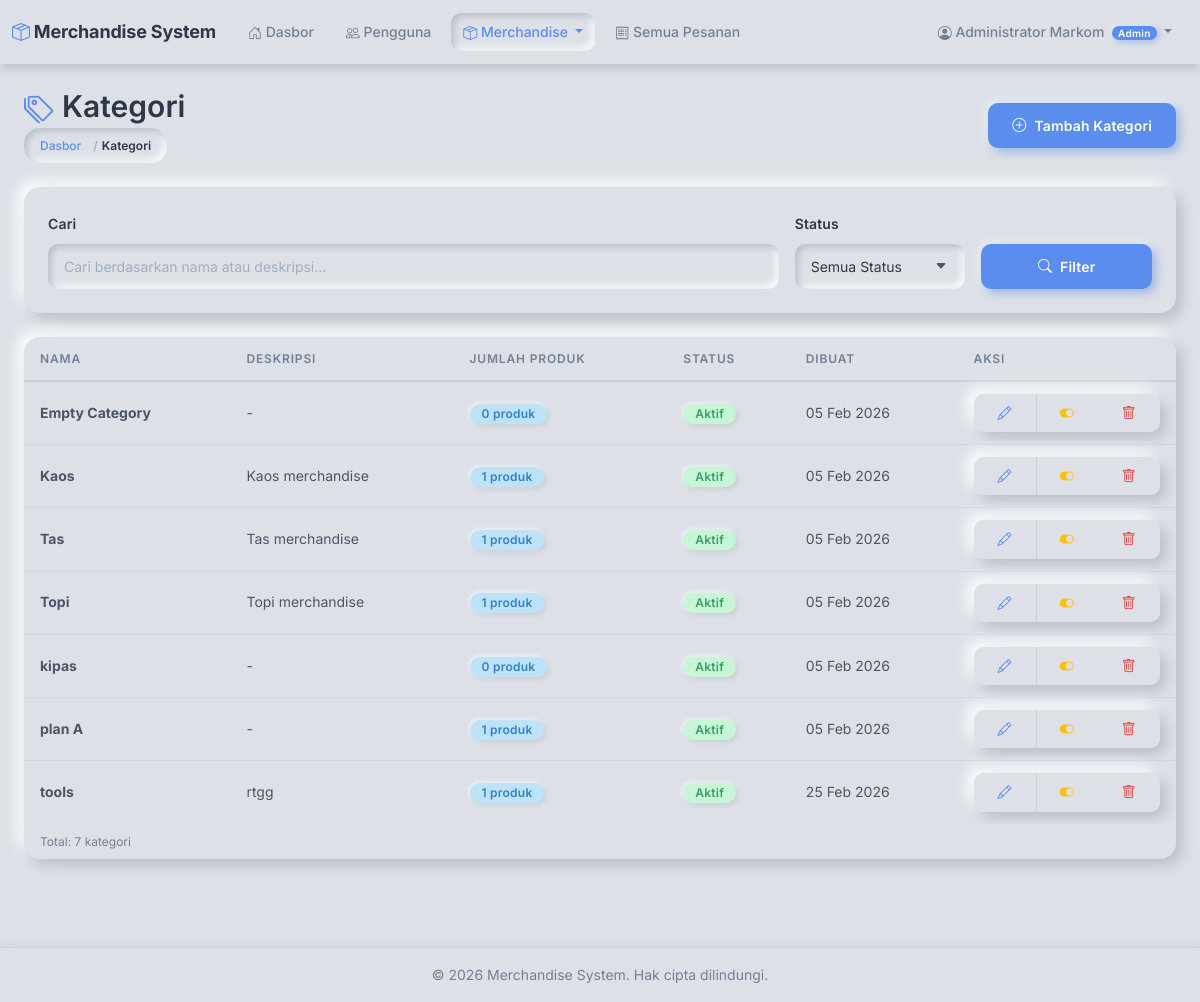
Page /merchandise/categories/ (signed in) on the committed database.
### accounts/models.py (models this page shows, shortened)
class User(AbstractUser):
    class Role(models.TextChoices):
        ADMIN = 'ADMIN', 'Admin (Markom)'
        SALES = 'SALES', 'Sales'
    role = models.CharField(
        max_length=10,
        choices=Role.choices,
        default=Role.SALES,
        help_text='User role: ADMIN for Markom, SALES for sales team'
    )
    full_name = models.CharField(
        max_length=255,
        help_text='Full name of the user'
    )
    phone = models.CharField(
        max_length=20,
        blank=True,
        help_text='Phone number'
    )
    class Meta:
        db_table = 'users'
        verbose_name = 'User'
        verbose_name_plural = 'Users'
        ordering = ['-date_joined']
    @property
    def is_admin(self):
        return self.role == self.Role.ADMIN
    @property
    def is_sales(self):
        return self.role == self.Role.SALES

### merchandise/models.py (models this page shows, shortened)
class Category(models.Model):
    name = models.CharField(
        max_length=100,
        unique=True,
        help_text='Category name (must be unique)'
    )
    description = models.TextField(
        blank=True,
        help_text='Category description'
    )
    is_active = models.BooleanField(
        default=True,
        help_text='Active status (soft delete)'
    )
    created_at = models.DateTimeField(auto_now_add=True)
    updated_at = models.DateTimeField(auto_now=True)
    class Meta:
        db_table = 'categories'
        verbose_name = 'Category'
        verbose_name_plural = 'Categories'
        ordering = ['name']
    def delete(self, using=None, keep_parents=False):
        """
        Soft delete: set is_active to False instead of deleting
        Prevent deletion if merchandise still exists
        """
        if self.merchandise_set.exists():
            raise ValidationError(
                'Cannot delete category with existing merchandise. '
                'Please deactivate or move merchandise first.'
            )
        self.is_active = False
        self.save()
    @property
    def merchandise_count(self):
        return self.merchandise_set.filter(is_active=True).count()

### merchandise/views.py (the view)
# urls.py: path('categories/', views.category_list, name='category_list'),
@admin_required
def category_list(request):
    search_query = request.GET.get('search', '')
    status_filter = request.GET.get('status', '')
    categories = Category.objects.all()
    if search_query:
        categories = categories.filter(
            Q(name__icontains=search_query) |
            Q(description__icontains=search_query)
        )
    if status_filter == 'active':
        categories = categories.filter(is_active=True)
    elif status_filter == 'inactive':
        categories = categories.filter(is_active=False)
    context = {
        'categories': categories,
        'search_query': search_query,
        'status_filter': status_filter
    }
    return render(request, 'merchandise/category_list.html', context)

### orders/context_processors.py (called while the page is built)
def cart_context(request):
    if request.user.is_authenticated and hasattr(request.user, 'is_sales') and request.user.is_sales:
        cart = Cart(request)
        return {
            'navbar_cart_total': cart.get_total_quantity(),
            'navbar_cart_unique': cart.get_total_unique(),
        }
    return {
        'navbar_cart_total': 0,
        'navbar_cart_unique': 0,
    }

### templates/merchandise/category_list.html (shortened to what this page needs)
{% extends 'base.html' %}
{% block content %}
<div class="container-fluid">
    <div class="row mb-4 align-items-center">
        <div class="col">
            <h2 class="mb-1"><i class="bi bi-tags me-2" style="color: var(--color-accent);"></i>Kategori</h2>
            <nav aria-label="breadcrumb">
                <ol class="breadcrumb mb-0">
                    <li class="breadcrumb-item"><a href="{% url 'dashboard:home' %}">Dasbor</a></li>
                    <li class="breadcrumb-item active">Kategori</li>
                </ol>
            </nav>
        </div>
        <div class="col-12 col-md-auto mt-3 mt-md-0">
            <a href="{% url 'merchandise:category_create' %}" class="btn btn-primary w-100 w-md-auto">
                <i class="bi bi-plus-circle"></i> Tambah Kategori
            </a>
        </div>
    </div>
    <div class="card mb-4">
        <div class="card-body">
            <form method="get" class="row g-3">
                <div class="col-md-8">
                    <label class="form-label">Cari</label>
                    <input type="text" name="search" class="form-control" placeholder="Cari berdasarkan nama atau deskripsi..." value="{{ search_query }}">
                </div>
                <div class="col-md-2">
                    <label class="form-label">Status</label>
                    <select name="status" class="form-select">
                        <option value="">Semua Status</option>
                    </select>
                </div>
                <div class="col-md-2 d-flex align-items-end gap-2">
                    <button type="submit" class="btn btn-primary flex-fill">
                        <i class="bi bi-search"></i> Filter
                    </button>
                </div>
            </form>
        </div>
    </div>
    <div class="card">
        <div class="card-body p-0">
            {% if categories %}
            <div class="table-responsive">
                <table class="table table-hover mb-0">
                    <thead>
                        <tr>
                            <th>Nama</th>
                            <th class="d-none d-md-table-cell">Deskripsi</th>
                            <th>Jumlah Produk</th>
                            <th>Status</th>
                            <th class="d-none d-sm-table-cell">Dibuat</th>
                            <th style="width: 140px;">Aksi</th>
                        </tr>
                    </thead>
                    <tbody>
                        {% for category in categories %}
                        <tr>
                            <td><strong>{{ category.name }}</strong></td>
                            <td class="d-none d-md-table-cell">{{ category.description|truncatewords:10|default:"-" }}</td>
                            <td>
                                <span class="badge bg-info">{{ category.merchandise_count }} produk</span>
                            </td>
                            <td>
                                {% if category.is_active %}
                                <span class="badge bg-success">Aktif</span>
                                {% else %}
                                <span class="badge bg-secondary">Nonaktif</span>
                                {% endif %}
                            </td>
                            <td class="d-none d-sm-table-cell">{{ category.created_at|date:"d M Y" }}</td>
                            <td>
                                <div class="btn-group btn-group-sm">
                                    <a href="{% url 'merchandise:category_edit' category.pk %}"
                                       class="btn btn-outline-primary" title="Edit Kategori">
                                        <i class="bi bi-pencil"></i>
                                    </a>
                                    <a href="{% url 'merchandise:category_toggle_active' category.pk %}"
                                       class="btn {% if category.is_active %}btn-outline-warning{% else %}btn-outline-success{% endif %}"
                                       title="{% if category.is_active %}Nonaktifkan{% else %}Aktifkan{% endif %}">
                                        <i class="bi {% if category.is_active %}bi-toggle-on{% else %}bi-toggle-off{% endif %}"></i>
                                    </a>
                                    <a href="{% url 'merchandise:category_delete' category.pk %}"
                                       class="btn btn-outline-danger" title="Hapus Kategori">
                                        <i class="bi bi-trash"></i>
                                    </a>
                                </div>
                            </td>
                        </tr>
                        {% endfor %}
                    </tbody>
                </table>
            </div>
            <div class="text-muted px-3 py-2" style="font-size: var(--text-xs);">
                Total: {{ categories.count }} kategori
            </div>
            {% endif %}
        </div>
    </div>
</div>
{% endblock %}

### templates/base.html (shortened to what this page needs)
<!DOCTYPE html>
<html lang="id">
<head>
    <link href="https://cdn.jsdelivr.net/npm/bootstrap@5.3.0/dist/css/bootstrap.min.css" rel="stylesheet">
    <link rel="stylesheet" href="https://cdn.jsdelivr.net/npm/bootstrap-icons@1.11.0/font/bootstrap-icons.css">
    {% load static %}
    <link rel="stylesheet" href="{% static 'css/custom.css' %}">
</head>
<body>
    {% if user.is_authenticated %}
    <nav class="navbar navbar-expand-lg">
        <div class="container-fluid">
            <a class="navbar-brand" href="{% url 'dashboard:home' %}">
                <i class="bi bi-box-seam me-1" style="color: var(--color-accent);"></i>Merchandise System
            </a>
            <div class="collapse navbar-collapse" id="navbarNav">
                <ul class="navbar-nav me-auto">
                    <li class="nav-item">
                        <a class="nav-link {% if request.resolver_match.app_name == 'dashboard' %}active{% endif %}"
                           href="{% url 'dashboard:home' %}">
                            <i class="bi bi-house-door"></i> Dasbor
                        </a>
                    </li>
                    {% if user.is_admin %}
                    <li class="nav-item">
                        <a class="nav-link {% if request.resolver_match.app_name == 'accounts' %}active{% endif %}"
                           href="{% url 'accounts:user_list' %}">
                            <i class="bi bi-people"></i> Pengguna
                        </a>
                    </li>
                    <li class="nav-item dropdown">
                        <a class="nav-link dropdown-toggle {% if request.resolver_match.app_name == 'merchandise' %}active{% endif %}"
                           href="#" id="merchandiseDropdown" role="button" data-bs-toggle="dropdown" aria-expanded="false">
                            <i class="bi bi-box-seam"></i> Merchandise
                        </a>
                    </li>
                    <li class="nav-item">
                        <a class="nav-link {% if request.resolver_match.app_name == 'orders' %}active{% endif %}"
                           href="{% url 'orders:order_list' %}">
                            <i class="bi bi-receipt"></i> Semua Pesanan
                        </a>
                    </li>
                    {% endif %}
                </ul>
                <ul class="navbar-nav">
                    <li class="nav-item dropdown">
                        <a class="nav-link dropdown-toggle" href="#" id="userDropdown"
                           role="button" data-bs-toggle="dropdown" aria-expanded="false">
                            <i class="bi bi-person-circle"></i>
                            {{ user.full_name }}
                            {% if user.is_admin %}
                                <span class="badge bg-primary ms-1 badge-role">Admin</span>
                            {% else %}
                                <span class="badge bg-secondary ms-1 badge-role">Sales</span>
                            {% endif %}
                        </a>
                    </li>
                </ul>
            </div>
        </div>
    </nav>
    {% endif %}
    <main class="{% if user.is_authenticated %}container-fluid py-4{% endif %}">
        {% block content %}{% endblock %}
    </main>
    {% if user.is_authenticated %}
    <footer>
        <div class="container-fluid">
            <p class="mb-0">&copy; {% now "Y" %} Merchandise System. Hak cipta dilindungi.</p>
        </div>
    </footer>
    {% endif %}
</body>
</html>

### rows in the picture
User: full_name "Administrator Markom"
Category: name "Empty Category", description "-", merchandise_count "0", is_active "Aktif", created_at "05 Feb 2026"
Category: name "Kaos", description "Kaos merchandise", merchandise_count "1", is_active "Aktif", created_at "05 Feb 2026"
Category: name "Tas", description "Tas merchandise", merchandise_count "1", is_active "Aktif", created_at "05 Feb 2026"
Category: name "Topi", description "Topi merchandise", merchandise_count "1", is_active "Aktif", created_at "05 Feb 2026"
Category: name "kipas", description "-", merchandise_count "0", is_active "Aktif", created_at "05 Feb 2026"
Category: name "plan A", description "-", merchandise_count "1", is_active "Aktif", created_at "05 Feb 2026"
Category: name "tools", description "rtgg", merchandise_count "1", is_active "Aktif", created_at "25 Feb 2026"

### other values in the picture
{{ categories.count }} "7"
